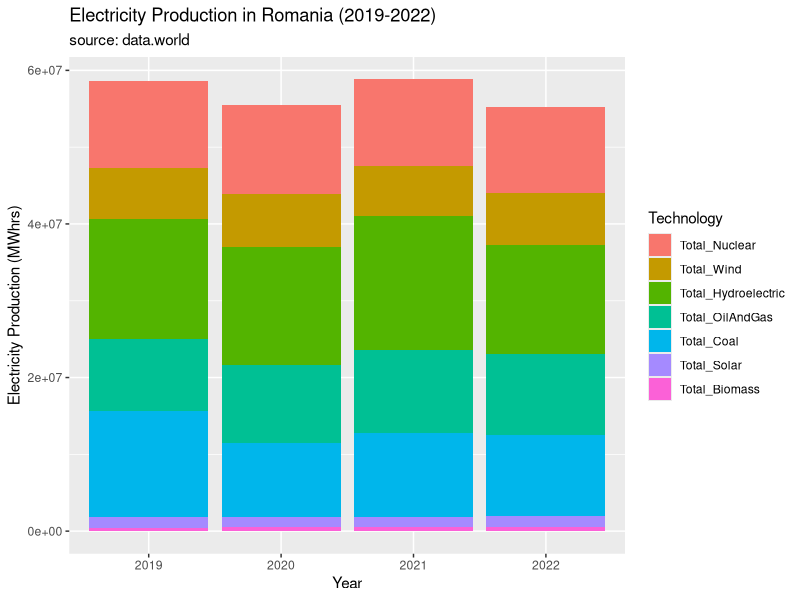
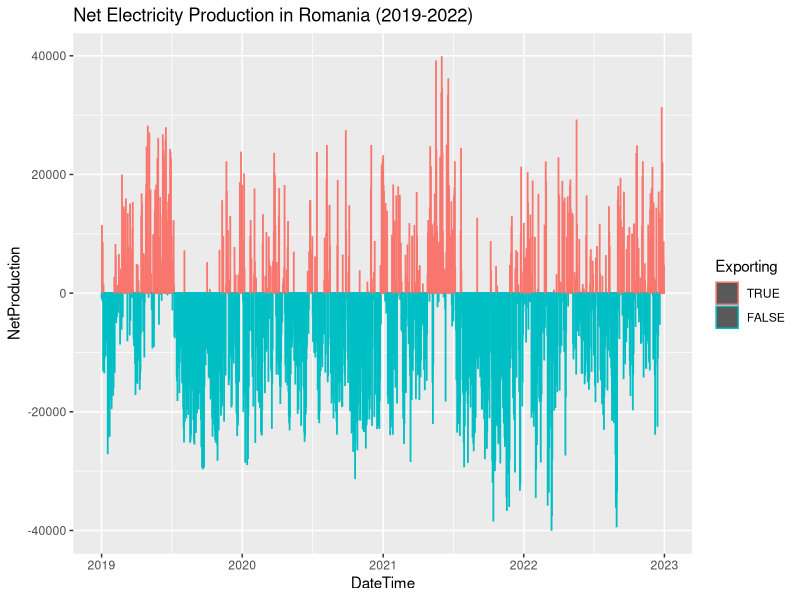

Reproduce these figures in R, in order.
## ---- chunk 1
#initial setup & files
library(reshape2)
library(tidyverse)

setwd("/Users/home/Downloads/5. Github Public Repos/Daily-Electricity-in-Romania--2019-2023--EDA")
romaniaElectricity <- read.csv("datasets/daily_electricity_data.csv")
romaniaElectricity <- romaniaElectricity %>%
  mutate(DateTime = as.Date(DateTime)) %>%
  filter(DateTime < "2023-01-01")
## ---- chunk 2
#Types of potential graphs:
#-barplot of production by year + by category(stacked)
#-timeseries plot of net electricity production (if negative - country is importing elecricity, if positive - exporting)
#-mean electricity production by technology type (transform the data to get categorical var)
## ---- chunk 3
#exploring the data a little bit
head(romaniaElectricity)
str(romaniaElectricity) 
#DateTime needs to be a date var
#also need to take individual columns with different electricity production tech into two columns: tech and production_num
## ---- chunk 4
#graph1 production by year

productionByYear <- romaniaElectricity %>%
  mutate(Year = format(DateTime, "%Y")) %>%
  group_by(Year) %>%
  mutate(Total_Consumption = sum(Consumption),
    Total_Production = sum(Production),
    Total_Nuclear = sum(Nuclear),
    Total_Wind = sum(Wind),
    Total_Hydroelectric = sum(Hydroelectric),
    Total_OilAndGas = sum(Oil.and.Gas),
    Total_Coal = sum(Coal),
    Total_Solar = sum(Solar),
    Total_Biomass = sum(Biomass)) %>%
  select(Year, Total_Production,
            Total_Nuclear, Total_Wind, Total_Hydroelectric,
            Total_OilAndGas, Total_Coal, Total_Solar, Total_Biomass) %>%
  summarise_all(mean)

productionByYear <- melt(productionByYear, 
                         id.vars = c("Year", "Total_Production"),
                         variable.name = "Technology",
                         value.name = "Technology_Production") %>%
  arrange(Year)

ggplot(productionByYear, aes(x = Year, y = Technology_Production, fill = Technology)) + 
  geom_bar(stat = "identity") +
  labs(x = "Year",
       y = "Electricity Production (MWhrs)",
       title = "Electricity Production in Romania (2019-2022)",
       subtitle = "source: data.world") +
  theme()
## ---- chunk 5
#graph2 net electricity
netElectricity <- romaniaElectricity %>%
  select(DateTime, Production, Consumption) %>%
  mutate(NetProduction = Production - Consumption,
         Exporting = NetProduction > 0) %>%
  select(DateTime, NetProduction, Exporting) %>%
  mutate(Exporting = factor(Exporting, levels = c("TRUE", "FALSE")))


ggplot(netElectricity, aes(x = DateTime, y = NetProduction, color = Exporting)) + 
  geom_col() +
  labs(title = "Net Electricity Production in Romania (2019-2022)")
## ---- chunk 6
#graph3 mean production by technology
